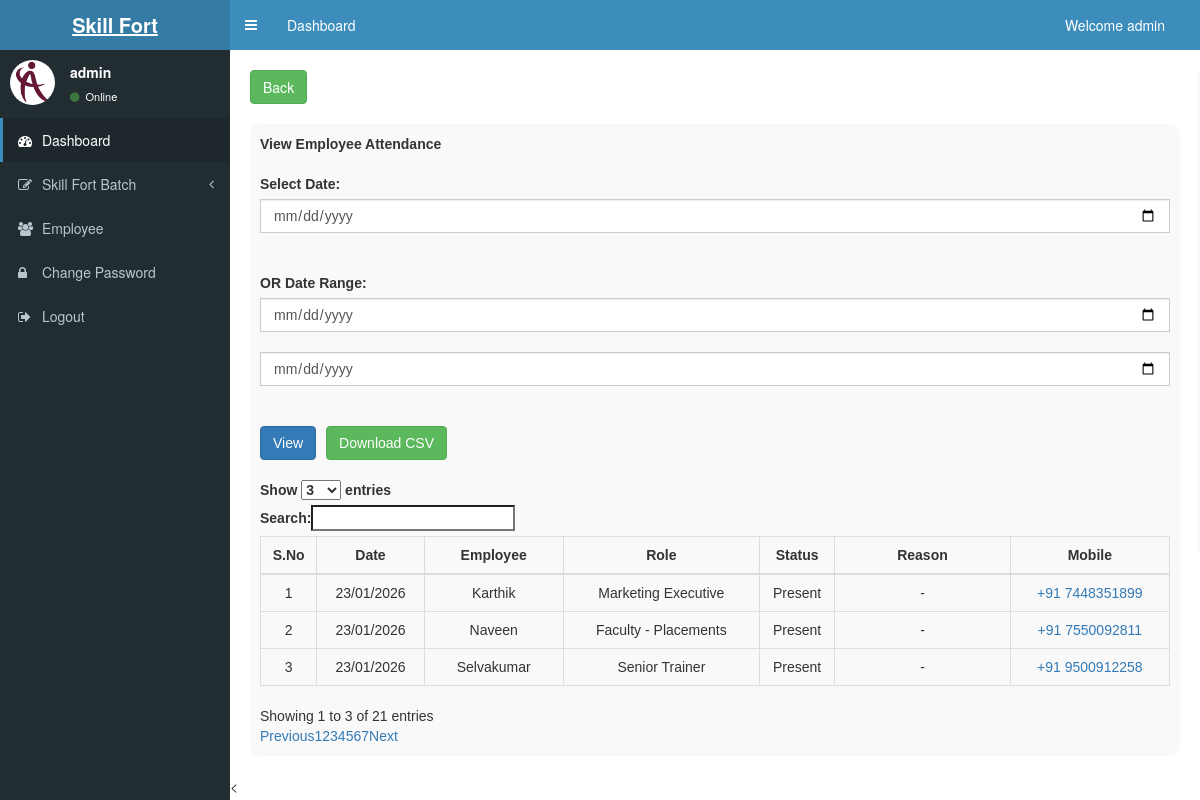
The page /viewEmployeeAttendance.php (signed in) on the database its author committed.
### tables this page shows
CREATE TABLE `employee_attendance` (
  `id` int(11) NOT NULL,
  `employee_id` int(11) DEFAULT NULL,
  `employee_name` varchar(100) DEFAULT NULL,
  `role_name` varchar(100) DEFAULT NULL,
  `mobile` varchar(20) DEFAULT NULL,
  `attendance_date` date DEFAULT NULL,
  `status` enum('Present','Absent') DEFAULT NULL,
  `created_at` timestamp NOT NULL DEFAULT current_timestamp(),
  `reason` varchar(255) DEFAULT NULL
);

### viewEmployeeAttendance.php (the view, shortened to what this page needs)
<?php include('header.php'); ?>
<div class="content-wrapper">
    <div class="d-flex mb-3" style="margin: 20px;">
        <a href="employee.php" class="btn btn-success">Back</a>
    </div>
    <div class="classList">
        <b>View Employee Attendance</b>
        <br><br>
        <form method="GET" class="d-flex flex-wrap gap-2 mb-3">
            <label>Select Date:</label>
            <input type="date" name="date" class="form-control"
                value="<?= $_GET['date'] ?? '' ?>">
            <br><br>
            <b class="align-self-center">OR</b>
            <label>Date Range:</label>
            <input type="date" name="from" class="form-control"
                value="<?= $_GET['from'] ?? '' ?>">
            <br>
            <input type="date" name="to" class="form-control"
                value="<?= $_GET['to'] ?? '' ?>">
            <br><br>
            <div style="display:flex; justify-content:flex-start; gap:10px;">
                <button type="submit" class="btn btn-primary">View</button>
                <button type="submit"
                    formaction="download_employee_attendance_csv.php"
                    class="btn btn-success">
                    Download CSV
                </button>
            </div>
        </form>
        <br>
        <div class="table-responsive">
            <table id="bootstrapdatatable01" class="table table-bordered table-striped">
                <thead class="table-dark">
                    <tr>
                        <th>S.No</th>
                        <th>Date</th>
                        <th>Employee</th>
                        <th>Role</th>
                        <th>Status</th>
                        <th>Reason</th>
                        <th>Mobile</th>
                    </tr>
                </thead>
                <tbody>
                    <?php
                    $where = "WHERE 1=1";
                    $query = "
SELECT employee_name, role_name, mobile,
       attendance_date, status, reason
FROM employee_attendance
$where
ORDER BY attendance_date DESC
";
                    $result = mysqli_query($conn, $query);
                    $sl = 0;
                    if (mysqli_num_rows($result) > 0) {
                        while ($row = mysqli_fetch_assoc($result)) {
                            $sl++;
                            $statusClass = ($row['status'] === 'Absent') ? 'status-absent' : '';
                    ?>
                            <tr>
                                <td><?= $sl ?></td>
                                <td><?= date('d/m/Y', strtotime($row['attendance_date'])) ?></td>
                                <td><?= htmlspecialchars($row['employee_name']) ?></td>
                                <td><?= htmlspecialchars($row['role_name']) ?></td>
                                <td class="<?= $statusClass ?>"><?= $row['status'] ?></td>
                                <td><?= $row['reason'] ?: '-' ?></td>
                                <td>
                                    <a href="tel:+91<?= $row['mobile'] ?>">+91 <?= $row['mobile'] ?></a>
                                </td>
                            </tr>
                    <?php
                        }
                    } else {
                        echo "<tr><td colspan='7'>No attendance found</td></tr>";
                    }
                    ?>
                </tbody>
            </table>
        </div>
    </div>
    <
        </div>
        <?php include('footer.php'); ?>

### header.php (style rules this page uses)
.classList { font-family: Arial, sans-serif; margin: 20px; }

### viewEmployeeAttendance.php (style rules this page uses)
.classList { padding: 1rem; background-color: #f9f9f9; border-radius: 10px; }
th, td { text-align: center; vertical-align: middle !important; }

### rows shown on the page
employee_attendance: attendance_date "23/01/2026", employee_name "Karthik", role_name "Marketing Executive", status "Present", reason "-", mobile "7448351899"
employee_attendance: attendance_date "23/01/2026", employee_name "Naveen", role_name "Faculty - Placements", status "Present", reason "-", mobile "7550092811"
employee_attendance: attendance_date "23/01/2026", employee_name "Selvakumar", role_name "Senior Trainer", status "Present", reason "-", mobile "9500912258"

### other values the page prints
$username "admin"
